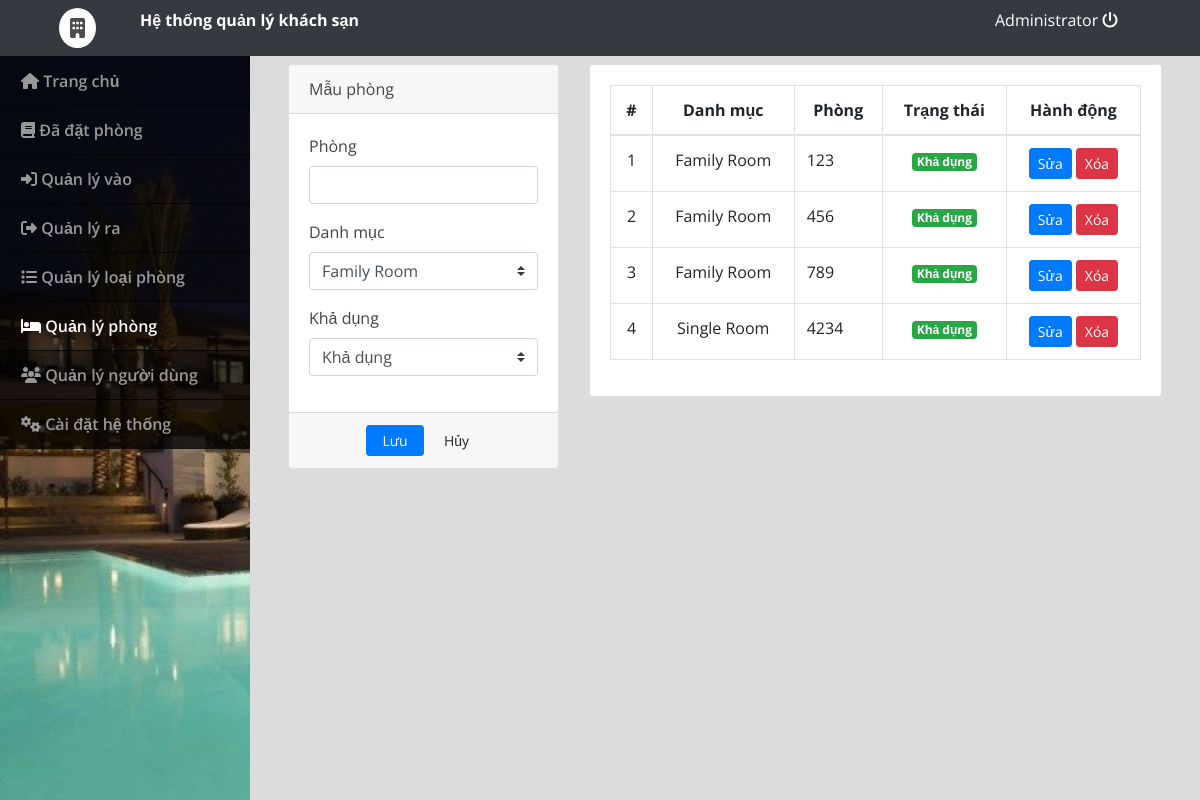
The page /admin/index.php?page=rooms (signed in) on the database its author committed.
### tables this page shows
CREATE TABLE `rooms` (
  `id` int(30) NOT NULL,
  `room` varchar(30) NOT NULL,
  `category_id` int(30) NOT NULL,
  `status` tinyint(1) NOT NULL DEFAULT 0 COMMENT '0 = Available , 1= Unvailables'
);

### admin/rooms.php (the view, shortened to what this page needs)
<?php include('db_connect.php');?>
<div class="container-fluid">
	<div class="col-lg-12">
		<div class="row">
			<div class="col-md-4">
			<form action="" id="manage-room">
				<div class="card">
					<div class="card-header">
						    Mẫu phòng
				  	</div>
					<div class="card-body">
							<div class="form-group">
								<label class="control-label">Phòng</label>
								<input type="text" class="form-control" name="room">
							</div>
							<div class="form-group">
								<label class="control-label">Danh mục</label>
								<select class="custom-select browser-default" name="category_id">
									<?php
									$cat = $conn->query("SELECT * FROM room_categories order by name asc ");
									while($row= $cat->fetch_assoc()) {
										$cat_name[$row['id']] = $row['name'];
										?>
										<option value="<?php echo $row['id'] ?>"><?php echo $row['name'] ?></option>
									<?php
									}
									?>
								</select>
							</div>
							<div class="form-group">
								<label for="" class="control-label">Khả dụng</label>
								<select class="custom-select browser-default" name="status">
									<option value="0">Khả dụng</option>
								</select>
							</div>
					</div>
					<div class="card-footer">
						<div class="row">
							<div class="col-md-12">
								<button class="btn btn-sm btn-primary col-sm-3 offset-md-3"> Lưu</button>
								<button class="btn btn-sm btn-default col-sm-3" type="button" onclick="$('#manage-room').get(0).reset()"> Hủy</button>
							</div>
						</div>
					</div>
				</div>
			</form>
			</div>
			<div class="col-md-8">
				<div class="card">
					<div class="card-body">
						<table class="table table-bordered table-hover">
							<thead>
								<tr>
									<th class="text-center">#</th>
									<th class="text-center">Danh mục</th>
									<th class="text-center">Phòng</th>
									<th class="text-center">Trạng thái</th>
									<th class="text-center">Hành động</th>
								</tr>
							</thead>
							<tbody>
								<?php
								$i = 1;
								$rooms = $conn->query("SELECT * FROM rooms order by id asc");
								while($row=$rooms->fetch_assoc()):
								?>
								<tr>
									<td class="text-center"><?php echo $i++ ?></td>
									<td class="text-center"><?php echo $cat_name[$row['category_id']] ?></td>
									<td class=""><?php echo $row['room'] ?></td>
									<?php if($row['status'] == 0): ?>
										<td class="text-center"><span class="badge badge-success">Khả dụng</span></td>
									<?php else: ?>
										<td class="text-center"><span class="badge badge-default">Không khả dụng</span></td>
									<?php endif; ?>
									<td class="text-center">
										<button class="btn btn-sm btn-primary edit_cat" type="button" data-id="<?php echo $row['id'] ?>" data-room="<?php echo $row['room'] ?>" data-category_id="<?php echo $row['category_id'] ?>" data-status="<?php echo $row['status'] ?>">Sửa</button>
										<button class="btn btn-sm btn-danger delete_cat" type="button" data-id="<?php echo $row['id'] ?>">Xóa</button>
									</td>
								</tr>
								<?php endwhile; ?>
							</tbody>
						</table>
					</div>
				</div>
			</div>
		</div>
	</div>
</div>

### admin/assets/css/style.css (style rules this page uses)
body { font-family: "Open Sans", sans-serif; color: #444444; width: 100%; height: calc(100%); }

### admin/index.php (style rules this page uses)
body { background: #80808045; }

### rows shown on the page
rooms: category "Family Room", room "123", status "Khả dụng"
rooms: category "Family Room", room "456", status "Khả dụng"
rooms: category "Family Room", room "789", status "Khả dụng"
rooms: category "Single Room", room "4234", status "Khả dụng"

### other values the page prints
$_SESSION['setting_hotel_name'] "Hệ thống quản lý khách sạn"
$_SESSION['login_name'] "Administrator"
form field category_id "Family Room"
